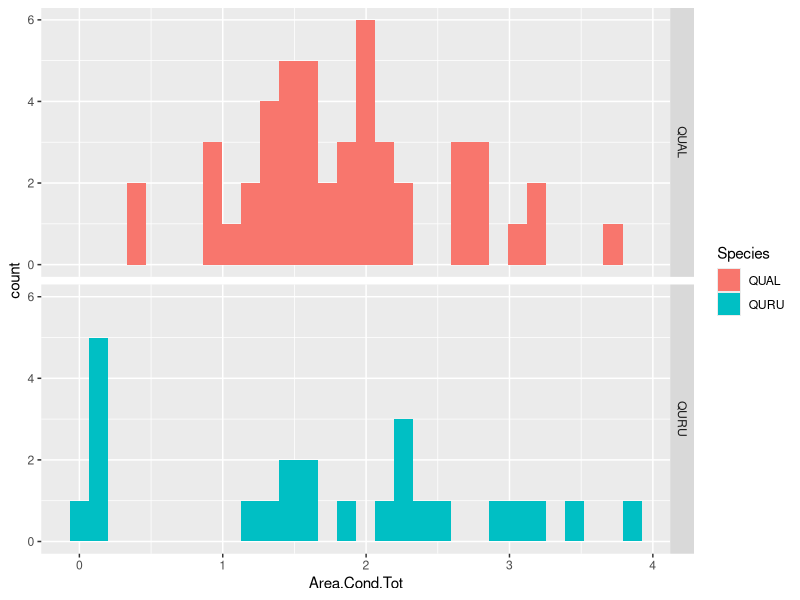
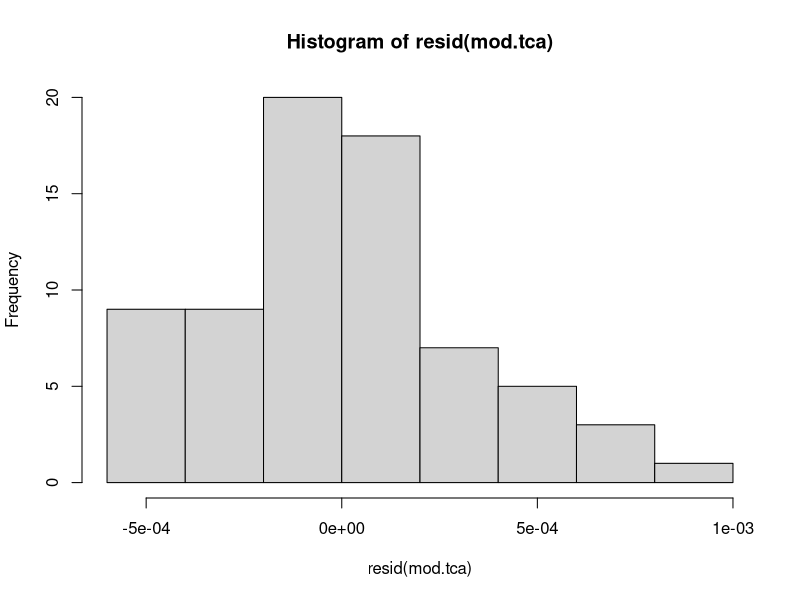
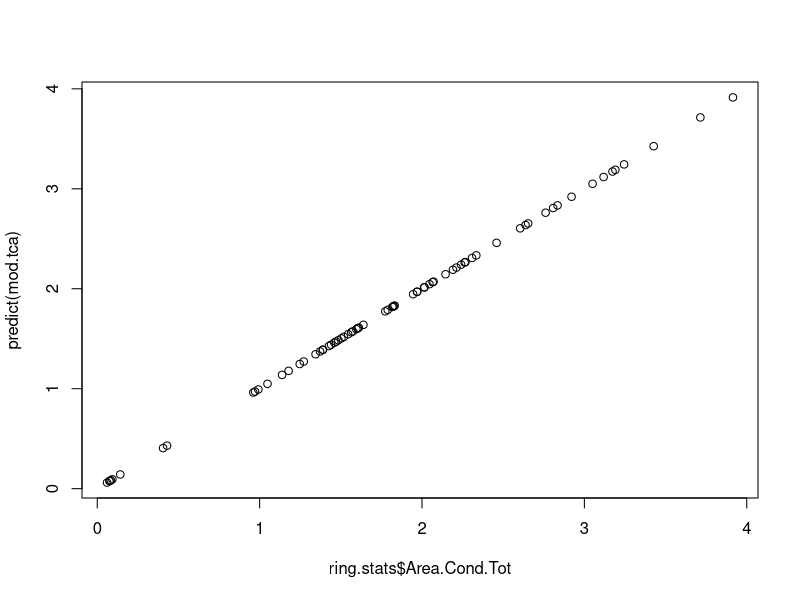
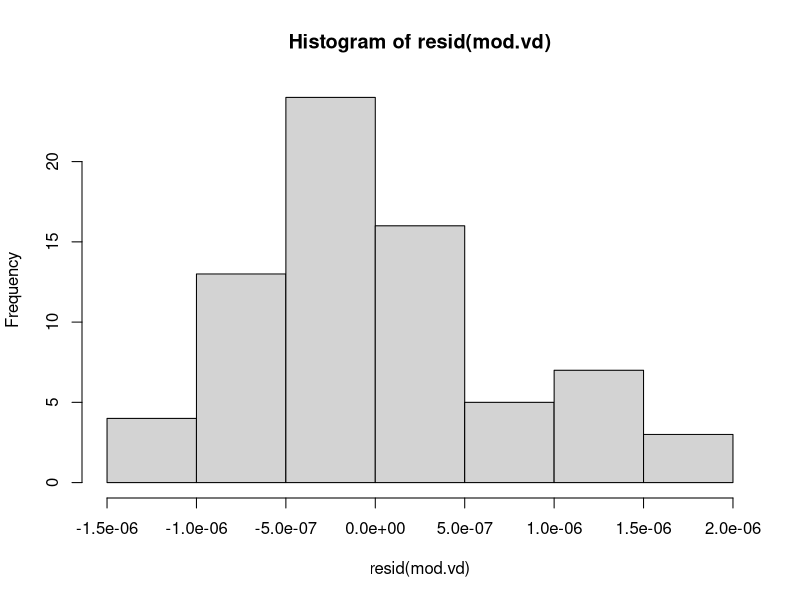
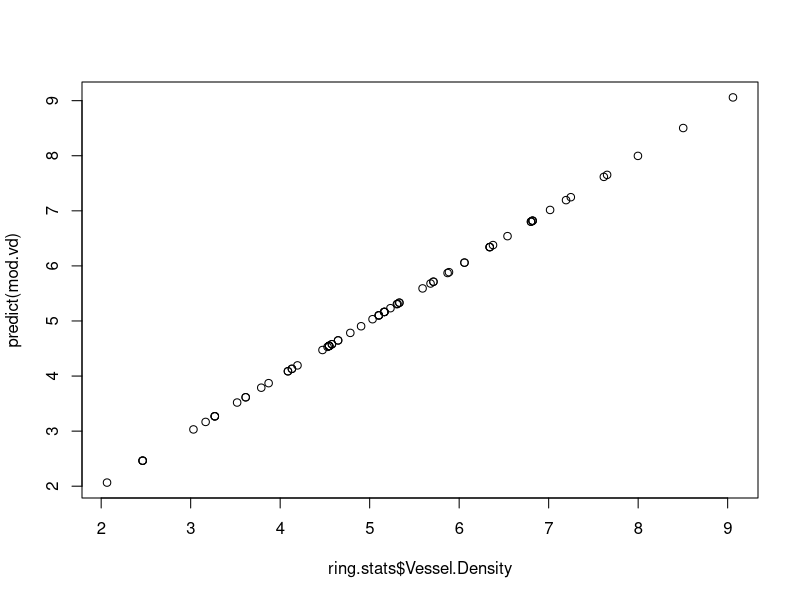
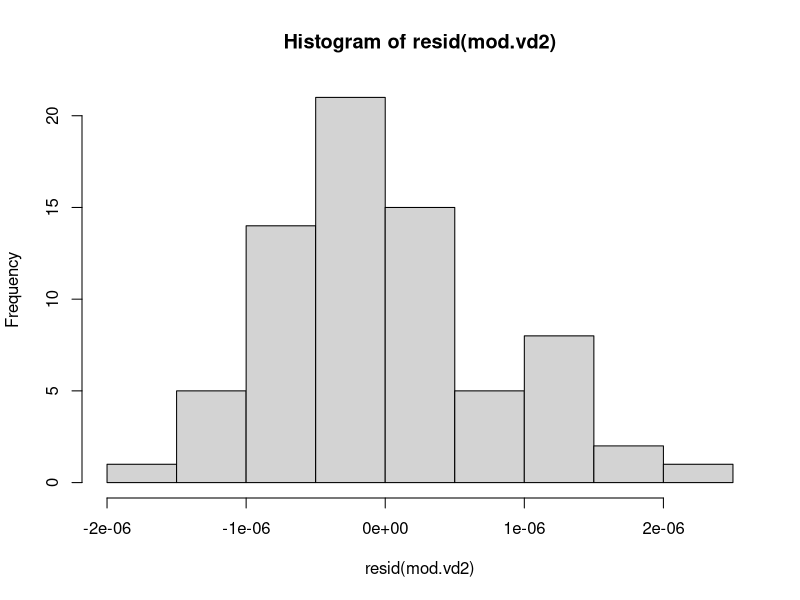
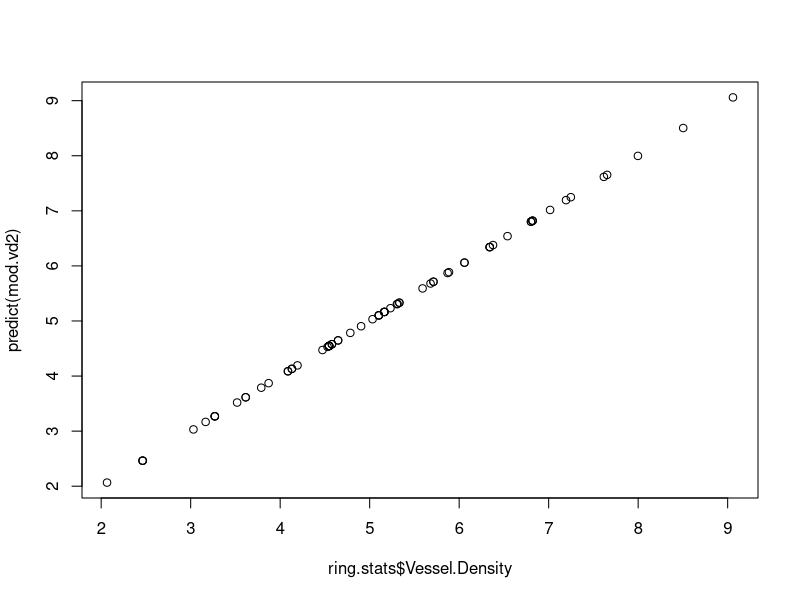
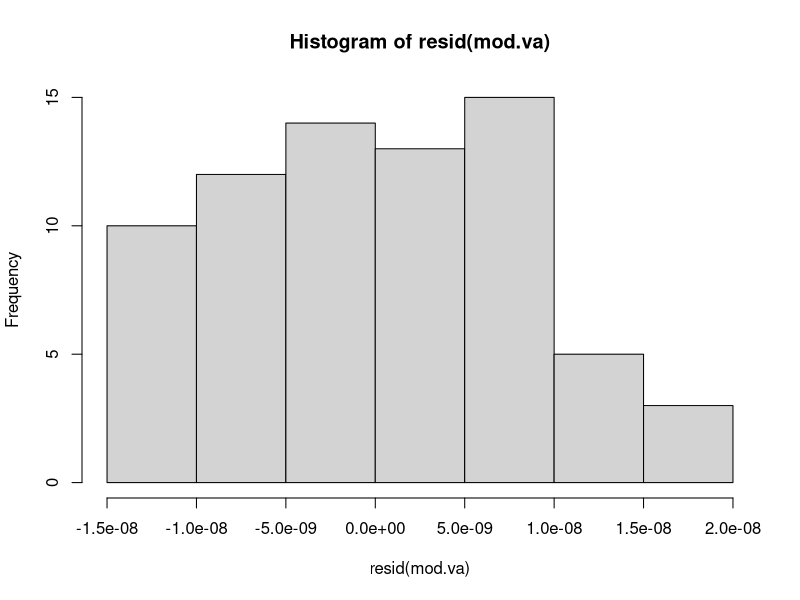

Generate these figures, in order, with R:
# Analysis of differences in wood hydraulic structure
# Main Question: Are there differenes in hydraulic strategies of red & white oaks?
#   -- Total Conductive Area
#   -- Earlywood Vessel Density
#   -- Mean Earlywood Vessel Size
library(nlme); library(ggplot2)

ring.stats <- read.csv("../data_raw/TreeRingData_XylemCores.csv")
summary(ring.stats)


# Note that all of our data is small and zero-truncated
ggplot(data=ring.stats) +
  facet_grid(Species~.) +
  geom_histogram(aes(x=Area.Cond.Tot, fill=Species))

# Comparing Total conductive area across species
# Testing for differences in year; no difference, but we need to keep the year effect so our data is accounted for properly
mod.tca.rml <- lme(Area.Cond.Tot ~ Species, data=ring.stats, random=list(IMLS_Plot=~1, Core.ID=~1, year=~1), method="REML")
mod.tca.rml2 <- lme(Area.Cond.Tot ~ Species, data=ring.stats, random=list(IMLS_Plot=~1, Core.ID=~1), method="REML")
mod.tca.rml3 <- lme(Area.Cond.Tot ~ Species, data=ring.stats, random=list(year=~1, IMLS_Plot=~1, Core.ID=~1), method="REML")
anova(mod.tca.rml, mod.tca.rml2, mod.tca.rml3)


# The difference makes sense, but the fact that QUAL is not significantly differnet from 0 is worrysome
mod.tca <- lme(Area.Cond.Tot ~ Species, data=ring.stats, random=list(year=~1, IMLS_Plot=~1, Core.ID=~1), method="ML")
mod.tca2 <- lme(Area.Cond.Tot ~ Species, data=ring.stats, random=list(year=~1, IMLS_Plot=~1, Core.ID=~1))
sum.tca <- summary(mod.tca)
sum.tca$coefficients$fixed[2]/sum.tca$coefficients$fixed[1] # Looking at the percent difference

# summary(mod.tca2)
# summary(mod.tca.rml)

hist(resid(mod.tca))
plot(predict(mod.tca) ~ ring.stats$Area.Cond.Tot)
# plot(resid(mod.tca) ~ predict(mod.tca))
summary(predict(mod.tca))


# Looking at differences in Vessel Density
mod.vd <- lme(Vessel.Density ~ Species, data=ring.stats, random=list(year=~1, IMLS_Plot=~1, Core.ID=~1), method="ML")
mod.vd2 <- lme(Vessel.Density ~ Species, data=ring.stats, random=list(year=~1, IMLS_Plot=~1, Core.ID=~1))
summary(mod.vd)
summary(mod.vd2)

# Looking at the percent difference
sum.vd <- summary(mod.vd)
sum.vd$coefficients$fixed[2]/sum.vd$coefficients$fixed[1] # Looking at the percent difference

hist(resid(mod.vd))
plot(predict(mod.vd) ~ ring.stats$Vessel.Density)
# plot(resid(mod.vd) ~ predict(mod.vd))

hist(resid(mod.vd2))
plot(predict(mod.vd2) ~ ring.stats$Vessel.Density)
# plot(resid(mod.vd2) ~ predict(mod.vd2))


# Looking at differences in mean vessel area
mod.va <- lme(Vessel.Area ~ Species, data=ring.stats, random=list(year=~1, IMLS_Plot=~1, Core.ID=~1), method="ML")
mod.va2 <- lme(Vessel.Area ~ Species, data=ring.stats, random=list(year=~1, IMLS_Plot=~1, Core.ID=~1))
summary(mod.va)
summary(mod.va2)

# Looking at the percent difference
sum.va <- summary(mod.va)
sum.va$coefficients$fixed[2]/sum.va$coefficients$fixed[1] # Looking at the percent difference

hist(resid(mod.va))
plot(predict(mod.va) ~ ring.stats$Vessel.Area)
# plot(resid(mod.va) ~ predict(mod.va))

hist(resid(mod.va2))
plot(predict(mod.va2) ~ ring.stats$Vessel.Area)
# plot(resid(mod.va2) ~ predict(mod.va2))
